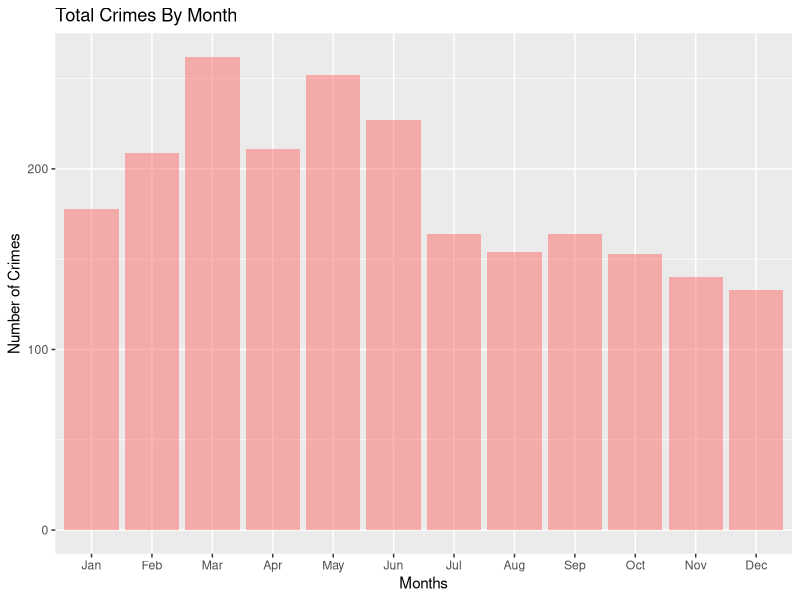

Here is the R script that generated this plot:
## ---- chunk 1
hatecrimes <- read.csv("NYPD_Hate_Crimes.csv")

## ---- chunk 2
library(ggplot2)
library(dplyr)
library(tidyverse)
## ---- chunk 3
totalcrimes <- hatecrimes |>
  group_by(Month.Number) |>
  summarize(Total_Arrests_Per_Month = sum(n())) 

month_order <- c("Jan", "Feb", "Mar", "Apr", "May", "Jun",
                 "Jul", "Aug", "Sep", "Oct", "Nov", "Dec")
totalcrimes$Month.Number <- factor(totalcrimes$Month.Number, levels = 1:12, labels = month_order)

totalcrimesplot <- totalcrimes |>
  ggplot(aes(x = Month.Number, y = Total_Arrests_Per_Month)) +
           geom_bar(stat = "identity", fill = "indianred1", alpha = 0.5) +
  labs(title = "Total Crimes By Month",
       x = "Months",
       y = "Number of Crimes")
  
totalcrimesplot
